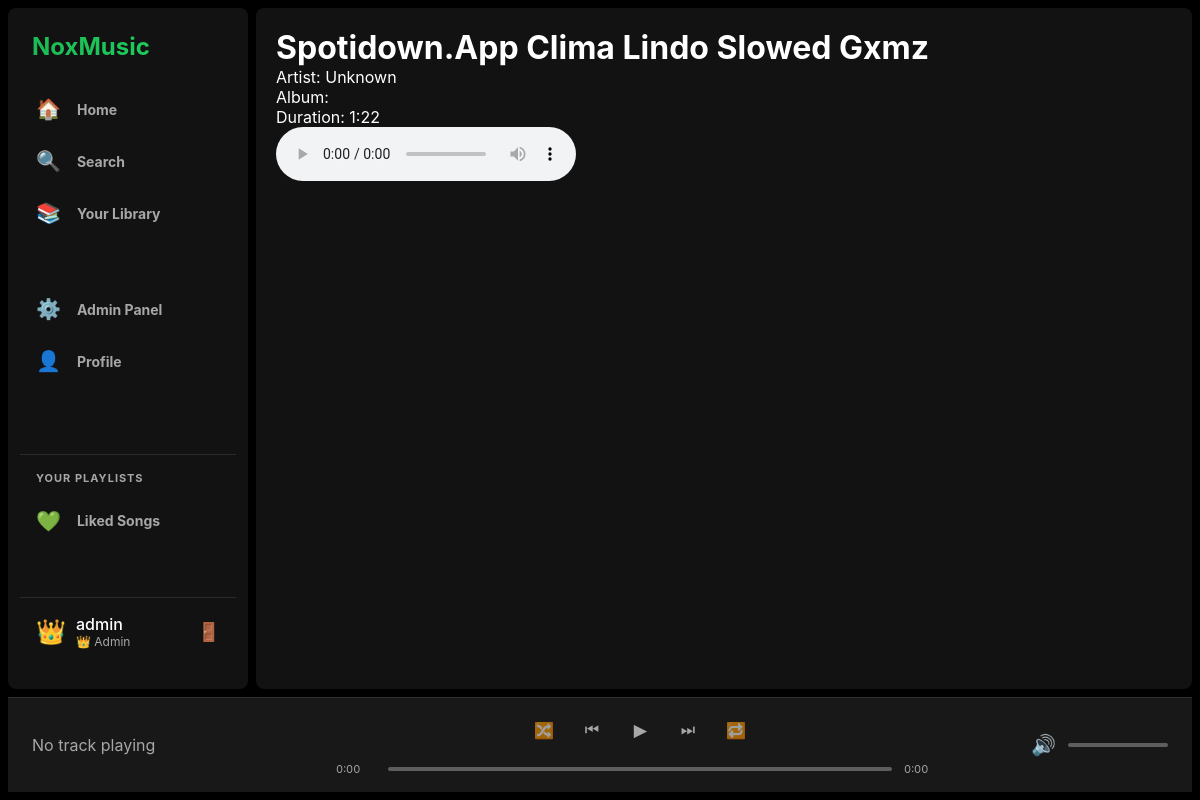
The page /track/2 (signed in) on the database its author committed.
### app/models.py (models this page shows, shortened)
class User(db.Model):
    __tablename__ = "users"
    id = db.Column(db.Integer, primary_key=True)
    username = db.Column(db.String(100), unique=True, nullable=False)
    email = db.Column(db.String(255), unique=True, nullable=True)
    avatar = db.Column(db.String(8), default="👤")
    is_admin = db.Column(db.Boolean, default=False)
    created_at = db.Column(db.DateTime, default=datetime.utcnow)
    playlists = db.relationship('Playlist', back_populates='user', cascade='all, delete-orphan')
    listening_history = db.relationship('ListeningHistory', back_populates='user', cascade='all, delete-orphan')
    liked_tracks = db.relationship('LikedTrack', back_populates='user', cascade='all, delete-orphan')

class Track(db.Model):
    __tablename__ = "tracks"
    id = db.Column(db.Integer, primary_key=True)
    title = db.Column(db.String(255), nullable=False)
    artist = db.Column(db.String(255), default="Unknown")
    album = db.Column(db.String(255), default="")
    duration = db.Column(db.Integer, nullable=True)
    cover = db.Column(db.String(8), default="🎵")
    media = db.Column(db.String(512), unique=True, nullable=False)
    gradient = db.Column(db.String(255), default="linear-gradient(135deg,#374151,#1f2937)")
    genre = db.Column(db.String(100), default="Other")
    year = db.Column(db.Integer, nullable=True)
    plays = db.Column(db.Integer, default=0)
    lyrics = db.Column(db.Text, default="")
    created_at = db.Column(db.DateTime, default=datetime.utcnow)
    playlists = db.relationship('Playlist', secondary=playlist_tracks, back_populates='tracks')
    listening_history = db.relationship('ListeningHistory', back_populates='track', cascade='all, delete-orphan')
    def to_dict(self):
        return {
            "id": self.id,
            "title": self.title,
            "artist": self.artist,
            "album": self.album,
            "duration": self.duration,
            "cover": self.cover,
            "media": self.media,
            "gradient": self.gradient,
            "genre": self.genre,
            "year": self.year,
            "plays": self.plays,
            "lyrics": self.lyrics,
            "created_at": self.created_at.isoformat()
        }

### app/routes.py (the view)
@main_bp.route("/track/<int:track_id>")
def track_view(track_id):
    t = Track.query.get_or_404(track_id)
    return render_template("track.html", track=t.to_dict())

### app/auth.py (called while the page is built)
@auth_bp.app_context_processor
def inject_user():
    user_id = session.get("user_id")
    if user_id:
        user = User.query.get(user_id)
        return {"current_user": user}
    return {"current_user": None}

### templates/track.html
{% extends "base.html" %}
{% block content %}
<div style="padding:20px">
  <h1>{{ track.title }}</h1>
  <p>Artist: {{ track.artist }}</p>
  <p>Album: {{ track.album }}</p>
  <p>Duration: {% if track.duration %}{{ track.duration // 60 }}:{% if (track.duration % 60) < 10 %}0{% endif %}{{ track.duration % 60 }}{% else %}0:00{% endif %}</p>
  <audio controls src="{{ track.media }}"></audio>
</div>
{% endblock %}

### templates/base.html (shortened to what this page needs)
<!doctype html>
<html lang="en">
<head>
  <link rel="stylesheet" href="{{ url_for('static', filename='style.css') }}">
</head>
<body>
  <div class="app">
    <aside class="sidebar">
      <div class="brand">NoxMusic</div>
      <nav class="nav">
        <a href="{{ url_for('main.index') }}" class="nav-btn {% if request.endpoint == 'main.index' %}active{% endif %}">
          <span style="font-size:20px">🏠</span>
          <span>Home</span>
        </a>
        <a href="{{ url_for('main.search_page') }}" class="nav-btn {% if request.endpoint == 'main.search_page' %}active{% endif %}">
          <span style="font-size:20px">🔍</span>
          <span>Search</span>
        </a>
        <a href="{{ url_for('main.library_page') }}" class="nav-btn {% if request.endpoint == 'main.library_page' %}active{% endif %}">
          <span style="font-size:20px">📚</span>
          <span>Your Library</span>
        </a>
      </nav>
      <nav class="nav" style="margin-top:24px">
        {% if current_user and current_user.is_admin %}
        <a href="{{ url_for('main.admin_dashboard') }}" class="nav-btn">
          <span style="font-size:20px">⚙️</span>
          <span>Admin Panel</span>
        </a>
        {% endif %}
        <a href="{{ url_for('auth.profile') }}" class="nav-btn">
          <span style="font-size:20px">👤</span>
          <span>Profile</span>
        </a>
      </nav>
      <div class="playlists">
        <div class="h">Your Playlists</div>
        <div id="playlist-list">
          <a href="{{ url_for('main.liked_songs_page') }}" class="nav-btn" style="display: flex; align-items: center; gap: 16px; padding: 12px 16px; border-radius: 8px; color: var(--muted); text-decoration: none;">
            <span style="font-size:20px">💚</span>
            <span>Liked Songs</span>
          </a>
        </div>
      </div>
      <div class="user-info" style="margin-top:auto;padding:16px;border-top:1px solid rgba(255,255,255,0.1)">
        {% if current_user %}
          <div style="display:flex;align-items:center;gap:10px">
            <div style="font-size:24px">{{ current_user.avatar }}</div>
            <div style="flex:1">
              <div style="font-weight:500">{{ current_user.username }}</div>
              <div style="font-size:12px;color:var(--muted)">
                {% if current_user.is_admin %}👑 Admin{% else %}User{% endif %}
              </div>
            </div>
            <a href="{{ url_for('auth.logout') }}" style="color:var(--muted);font-size:18px" title="Logout">🚪</a>
          </div>
        {% endif %}
      </div>
    </aside>
    <main class="main">
      {% block content %}{% endblock %}
    </main>
    <footer class="player">
      <div class="player-left">
        <div id="now-playing">No track playing</div>
      </div>
      <div class="player-center">
        <div class="controls">
          <button id="shuffle-btn" style="opacity:0.6" title="Shuffle">🔀</button>
          <button id="prev-btn" title="Previous">⏮</button>
          <button id="play-btn" class="play" title="Play">▶</button>
          <button id="next-btn" title="Next">⏭</button>
          <button id="repeat-btn" style="opacity:0.6" title="Repeat">🔁</button>
        </div>
        <div class="seek">
          <span id="time-current">0:00</span>
          <div id="progress-bar" class="progress-bar">
          </div>
          <span id="time-duration">0:00</span>
        </div>
      </div>
      <div class="player-right">
        <button id="mute-btn" style="background:none;border:none;color:var(--muted);cursor:pointer;font-size:20px" title="Mute">🔊</button>
        <input id="volume" type="range" min="0" max="1" step="0.01" value="0.7" title="Volume" />
      </div>
    </footer>
  </div>
</body>
</html>

### static/style.css (style rules this page uses)
:root { --bg: #000000; --panel: #121212; --elevated: #1a1a1a; --muted: #a7a7a7; --accent: #1db954; --white: #ffffff; --border: rgba(255, 255, 255, 0.1); }
* { box-sizing: border-box; margin: 0; padding: 0; text-decoration: none; }
body, html { height: 100%; font-family: -apple-system, BlinkMacSystemFont, 'Segoe UI', Roboto, Oxygen, Ubuntu, Cantarell, sans-serif; background: var(--bg); color: var(--white); overflow: hidden; }
.app { display: grid; grid-template-columns: 240px 1fr; grid-template-rows: 1fr auto; height: 100vh; gap: 8px; padding: 8px; }
.sidebar { background: var(--panel); border-radius: 8px; padding: 24px 12px; display: flex; flex-direction: column; overflow-y: auto; gap: 8px; }
.brand { font-weight: 700; font-size: 24px; margin-bottom: 16px; padding: 0 12px; background: linear-gradient(90deg, #1db954, #1ed760); -webkit-background-clip: text; background-clip: text; color: transparent; }
.nav { display: flex; flex-direction: column; gap: 4px; margin-bottom: 16px; }
.nav-btn { background: none; border: none; color: var(--muted); text-align: left; padding: 12px 16px; border-radius: 8px; cursor: pointer; font-size: 14px; font-weight: 700; transition: all 0.2s; display: flex; align-items: center; gap: 16px; }
.playlists { margin-top: auto; padding-top: 16px; border-top: 1px solid var(--border); }
.playlists .h { font-size: 11px; color: var(--muted); margin-bottom: 12px; padding: 0 16px; text-transform: uppercase; letter-spacing: 1px; font-weight: 700; }
.main { display: flex; flex-direction: column; background: var(--panel); border-radius: 8px; overflow: hidden; }
.player { grid-column: 1 / -1; display: flex; align-items: center; justify-content: space-between; padding: 16px 24px; background: #181818; border-top: 1px solid var(--border); position: sticky; bottom: 0; gap: 24px; }
.player-left { display: flex; gap: 16px; min-width: 280px; align-items: center; }
.player-center { flex: 1; max-width: 722px; display: flex; flex-direction: column; align-items: center; gap: 8px; }
.controls { display: flex; gap: 16px; align-items: center; margin-bottom: 8px; }
.controls button { background: none; border: none; color: var(--muted); cursor: pointer; font-size: 16px; padding: 0; transition: all 0.2s; width: 32px; height: 32px; display: flex; align-items: center; justify-content: center; }
.play { width: 32px; height: 32px; border-radius: 50%; background: var(--white); color: var(--bg); font-weight: 700; display: flex; align-items: center; justify-content: center; transition: transform 0.2s; font-size: 14px; }
.seek { display: flex; gap: 12px; align-items: center; width: 100%; }
.seek span { font-size: 11px; color: var(--muted); min-width: 40px; font-variant-numeric: tabular-nums; }
.progress-bar { height: 4px; background: rgba(255, 255, 255, 0.3); flex: 1; border-radius: 2px; position: relative; cursor: pointer; transition: height 0.2s; }
.player-right { display: flex; gap: 12px; align-items: center; min-width: 200px; justify-content: flex-end; }
input[type="range"] { cursor: pointer; -webkit-appearance: none; background: rgba(255, 255, 255, 0.3); height: 4px; border-radius: 2px; outline: none; width: 100px; }

### rows shown on the page
User: avatar "👑", username "admin"
Track: title "Spotidown.App Clima Lindo Slowed Gxmz", artist "Unknown"

### other values the page prints
{{ track.duration // 60 }} "1"
{{ track.duration % 60 }} "22"
